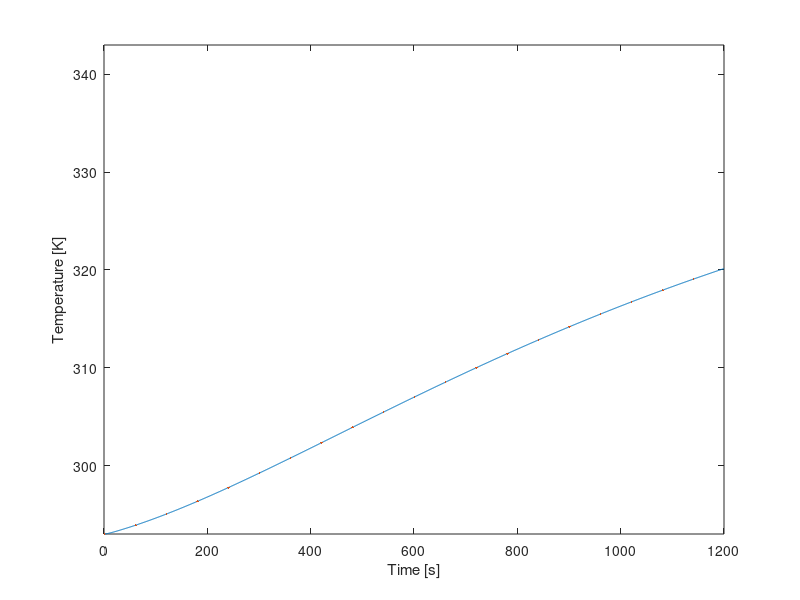
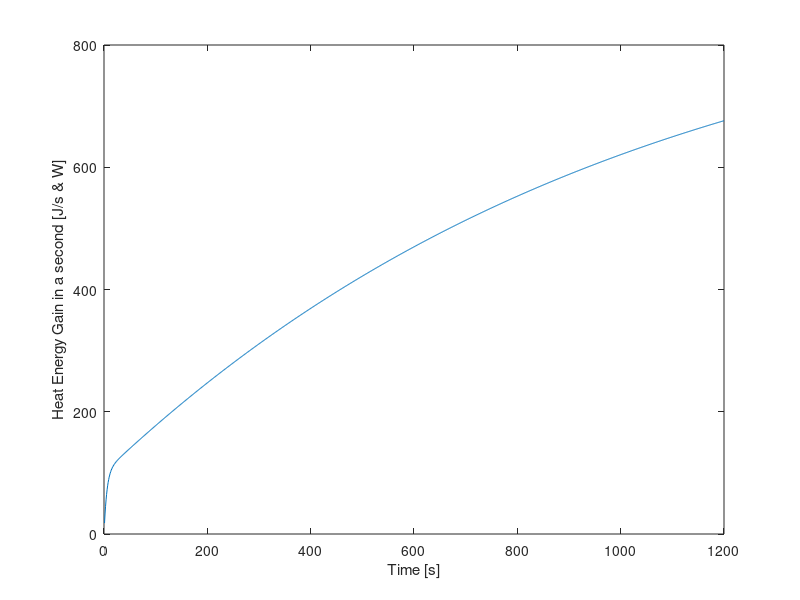
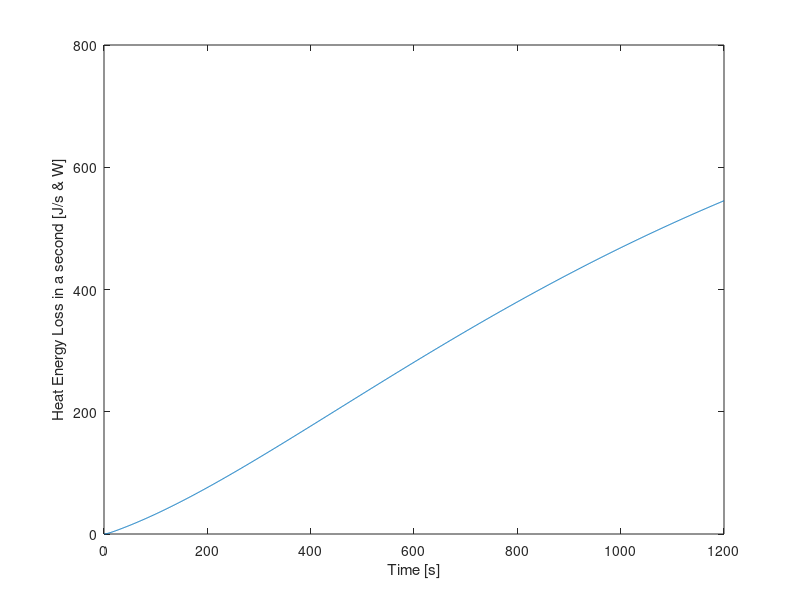

The MATLAB script that drew these images, in order:
clear all, close all, clc
%% Setup
% This section contains the parameters of the setup (start of cycle)
i=1;                     %Value for plot
T_0 = 293;              %Starting temperature in [K], assumed for all fluids, gasses and materials
T_water = 293;              %Starting temperature water in [K]
T_al = 293;                 %Starting temperature aluminium in [K]
T_cu = 293;                 %Starting temperature copper in [K]
T_pvc = 293;                %Starting temperature PVC in [K]
T_pur = 293;                %Starting temperature polyurethane in [K]
T_air = 293;                %Starting temperature internal air in [K]
T_amb = 293;                %Starting temperature ambient (outside) air in [K]
t = 1;                      %Time at the start [s]
t_final=1200;               %Time at end cycle [s]

%% First order variables
%This section contains the properties and constants of the materials, but also fixed variables of the setup
%Copper tubing
r_inner_cu = 0.004;     %Inner radius copper tube [m]
r_outer_cu = 0.006;     %Outer radius copper tube [m]
roughness_cu = 0.0015;  %Pipe roughness [m]
length_cu = 6.85;       %Length copper tube [m]
epsilon_cu = 0.05;      %Emissivity copper [-]
rho_cu = 8960;          %Density copper [kg/m^3]
c_cu = 386;             %Specific heat copper [J/kg K]
k_cu = 400;             %Thermal conductivity copper [W/(m K)]
%PVC tubing
hsv_pvc_d = 0.0022;     %Thickness of the HSV PCV [m]
r_outer_pvc = 0.055;    %Outer radius PVC tube [m]
r_inner_pvc = r_outer_pvc - hsv_pvc_d ;   %Inner radius PVC tube [m]
r_outer_double_pvc = r_outer_pvc + hsv_pvc_d; %Outer Radius of double-layered PVC tube (near endcaps) [m]
length_pvc = 0.130;     %Length/Height PVC tube [m] (this was shown to be slightly longer during first building phase with no real means to cut it down to 0.125m)
length_cap_pvc = 0.034; %Length/Height of a PVC Endcap [m]
epsilon_pvc = 0.9;      %Emissivity PVC [-]
rho_pvc = 1330;         %Density PVC [kg/m^3]
k_pvc = 0.19;           %Thermal conductivity PVC [W/(m K)]
d_air_endcap = 0.01;    %Distance between Kingspan Therma and the PVC endcap. Used to determine therma resistance
%Polyurethane tubing
r_inner_pur = 0.004;    %Inner radius polyurethane tube [m]
r_outer_pur = 0.006;    %Outer radius polyurathane tube [m]
d_pur = 0.002;          %Wall Thickness polyurthane tube [m]
length_pur = 6;         %Length polyurethane tube [m]
epsilon_pur = 0.9;      %Emissivity polyurethane [-]
k_pur = 0.13;           %Thermal conducitivity polyurethane [W/(m K)]
%Aluminium plate
A_al = 1.72*0.67;           %Area aluminium plate [m^2]
epsilon_paint = 0.95;   %Emissivity black acrylic paint [-] 
rho_al = 2700;          %Density aluminium [kg/m^3]
d_al = 0.002;           %thickness aluminium plate [m]
k_al = 237;             %Thermal conductivity aluminium [W/(m K)]
c_al = 900;             %Specific heat aluminium [J/kg K]
%Water
rho_water_20C = 998;    %Density water at 20C [kg/m^3]
c_water = 4148;         %Specific heat water [J/kg K]
%Air
rho_air = 1.29;         %Density air at 20C [kg/m^3]
c_air = 1006;           %Specific heat air [J/kg K]
k_air = 0.025;          %Thermal conductivity air [W/m K]
%General Setup Wood Properties
k_wood = 0.12;       %Thermal Conductivity of Pinewood [W/m k]                       
d_wood = 0.054;      %Wood border thcikness [m], simplification, in reality 2 mm air pocket within 
A_wood = 0.3107;     %Inner Surface Area wood layer [m^2], slight simplification
k_trespa = 0.03;     %Thermal Conductivity of Trespa bottom plate [W/m K]
d_trespa = 0.006;    %Thickness of trespa bottom [m]
%Kingspan Insulation Properties
ks_k = 0.022;     % Thermal Conductivity Kingspan insulation layer[W/(m*k)]
ks_d = 0.04;      % thickness of Kingspan insulation layer [m]
ks_spacer_d = 0.01; % Thickness of a single Kingspan spacer layer [m]
%Other
sigma = 5.67*10^-8;     %Stefan Boltzmann constant [W/(m^2 K^4)]
flowrate = 3/60000;     %Flowrate pump [m^3/s]
E = 1000;               %Irradiance artificial sun [W/m^2]
V_body_collector = 1.72*0.67*0.067; %Volume of the solar collector build area with glas plate [m^3]
%% Second order variables
%Copper tube
A_outer_cu = 2 * pi * r_outer_cu * length_cu;       %Outer surface area copper tube [m^2]
A_inner_cu = 2 * pi * r_inner_cu * length_cu;       %Inner surface area copper tube [m^2]
A_exposed_cu = A_outer_cu/2;
V_cu = pi * r_inner_cu^2 * length_cu;               %Inner volume copper tube [m^3]
M_cu = V_cu * rho_cu;
%Surface areas and volume PVC tube
A_outer_pvc = 2 * pi * r_outer_pvc * length_pvc;    %Outer area PVC tube [m^2]
A_inner_pvc = 2 * pi * r_inner_pvc * length_pvc;    %Inner area PVC tube [m^2]
V_pvc = pi * r_inner_pvc^2 * length_pvc;            %Inner volume PVC tube [m^3]
%Surface areas and volume Polyurethane Tubing
A_outer_pur = 2 * pi * r_outer_pur * length_pur;    %Outer area Polyurethane Tubing [m^2]
A_inner_pur = 2 * pi * r_inner_pur * length_pur;    %Inner area Polyurethane Tubing [m^2]
V_pur = pi * r_inner_pur^2 * length_pur;            %Inner volume Polyurethane Tubing [m^3]
%Aluminium plate
V_al = A_al*0.002;                                  %Volume aluminium plate [m^3]
M_al = rho_al*V_al;                                 %Mass aluminium plate [kg]
%The following values are lifted from the earlier matlab model and are used to calculate (average) surface area of the Kingspan Insulation.
hsv_al_width = 0.04017;                                                                % Width of Aluminum Tape reflector section, [m]
hsv_therma_width_in = (hsv_al_width + (2*(sind(18)*0.010)));                           %'width' of kingspan therma plate on the inside, [m]
hsv_therma_width_out = (hsv_al_width + (2*(sind(18)*0.010))) + 2*(tand(18)*ks_d);      %'width' of kingspan therma plate on the outside, [m]
hsv_therma_a_in = length_pvc * hsv_therma_width_in;                                    %Area of kingspan therma plate on inside, [m^2]
hsv_therma_a_out = length_pvc * (hsv_therma_width_out);                                %Area of kingspan therma plate on outside, [m^2]
hsv_therma_a_avg = (hsv_therma_a_out + hsv_therma_a_in)/2;                             %Surface area in middle of therma plate, [m^2]
%The Heat Storage Vessel is seperated into two parts: one for the parts with overlap of endcaps and one for the part without 
pvc_ec_inner_length = length_cap_pvc - hsv_pvc_d;                                                       %Inner length of PVC Endcap [m]
hsv_pvc_a_single = (length_cap_pvc - (pvc_ec_inner_length * 2)) * ((r_inner_pvc+r_outer_pvc)/2) * 2 * pi; %Average PVC Surface Area for Heat Storage Vessel section without overlap [m]
hsv_pvc_a_double = (pvc_ec_inner_length * 2) * ((pvc_ec_inner_length+r_outer_double_pvc)/2) * 2 * pi;         %Average PVC Surface Area for Heat Storage Vessel sections with overlap [m]
pvc_ec_a = (r_outer_pvc)^2 * pi;                                                                         %Surface area of a single endcap, [m^2]
% Air Insulation Values
hsv_air_avgdist1 = ((0.010+0.00795)/2)*((length_pvc - (pvc_ec_inner_length * 2))/length_pvc) + ((0.0078+0.00575)/2)*((pvc_ec_inner_length * 2)/length_pvc); %Average distance of the heat reflector to the outer wall of the PVC body [m], USES PRE CALCULATED VALUES.  Accounts for the double layer PVC near the endcap, [m]
hsv_air_avg_a1 = length_pvc * (hsv_al_width - (2*(sind(18)*0.005)));       %Surface area at the average point between pvc and reflector [m^2], (TODO implement avgdist 1)
hsv_air_avgdist2 = 0.00905;                                                %Average distance between reflector and kingspan therma plate [m]
hsv_air_avg_a2 = length_pvc * (hsv_al_width + (2*(sind(18)*0.005)));       %Surface are at the average point between reflector and kingspan therma [m^2], (TODO implement avgdist 2)
%Aluminum Reflector Tape Properties
d_al_t = 0.0001;                            % Thickness of an aluminum reflector segment [m]
a_al_t = hsv_al_width * length_pvc;         % Area of a single heat reflector element. 10 are present in total [m^2]
% Convective heat transfer coefficients
h_air = 5.0;         %CVTH of still air [W/(m^2 K)], Range (4.0 to 5.9)
h_water = 100;      %CVTH of water [W/(m^2 K)], Range (100 to 15000), Unused
h_pvc = 5;        %CVTH PVC [W/(m^2 K)], Range (5 to 9)
h_al = 7;        %CVTH aluminium [W/(m^2 K)], Range (7 to 10)
h_kingspan = 10;   %CTVH of Kingspan-Therma insulation [W/(m^2 K)], Range (10 to 30) (Aluminum surface)
h_pur = 5;        %CVTH of Polyurethane [W/(m^2 K)], PLACEHOLDER 
h_cu = 7;            %CVTH copper [W/(m^2 K)], Range (7 to 10) PLACEHOLDER
%Radiative heat transfer coefficients
h_r_pvc = 0.1;       %RDTH of pvc [W/(m^2 K)], PLACEHOLDER
h_r_al = 0.08;       %RDTH of aluminium-foil [W/(m^2 K)], PLACEHOLDER 
h_r_Kingspan = 0.08;  %RDTH of Kingspan-Therma insulation [W/(m^2 K)], PLACEHOLDER
h_r_pur = 0.5;       %RDTH of Polyurethane [W/(m^2 K)], PLACEHOLDER
%Overall Heat Transfer Coefficients, (may change due to change in CVTH)
U_cu = 1700;         %OHTC water in copper [W/(m^2 K)] TODO check this, has large influence on final temp
U_pur = 120.76;      %OHTC water in polyurethane [W/(m^2 K)]
U_pvc = 4.21;       %OHTC water in PVC [W/(m^2 K)]
%Other
V_system = V_cu+V_pvc+V_pur;                  %Volume of system  
A_contact_al_cu = length_cu * 0.002; %The contact patch area between the Aluminum and Copper. Simple lengthxwidth for area.
M_air = V_body_collector*rho_air;   
%Simplified without radiation
R_a = 1/((1/(h_pvc*(hsv_pvc_a_single+hsv_pvc_a_double))) + (log(r_outer_pvc/r_inner_pvc)/(2*pi*length_pvc*k_pvc))); %Convection from PVC into first air pocket, And conduction through PVC.
R_b = hsv_air_avgdist1 / (k_air * (10*hsv_air_avg_a1)); %Conduction through first air pocket
R_c = 1/((1/(h_al*(10*a_al_t))) + (d_al_t/k_al*(10*a_al_t))); %Convection from reflector to second air pocket, And conduction through reflector.
R_d = hsv_air_avgdist2 / (k_air * (10*hsv_air_avg_a2)); %Conduction through second air pocket
R_e = 1/((1/(h_kingspan*(10*hsv_therma_a_avg))) + (ks_d/(ks_k*(10*hsv_therma_a_avg)))); %Convection from Kingspan Therma to ambient, And conduction through Kingspan Therma.    
R_hsv_radial = R_a + R_b + R_c + R_d + R_e;
%Endcap (Assumed single endcap here. Second one will be accounted for in R_hsv_endcaps)
R_z = 1/((1/(k_pvc*pvc_ec_a)) + (hsv_pvc_d/(k_pvc*pvc_ec_a)));          %Convection from PVC into air gap, and conduction through pvc.
R_y = d_air_endcap/(k_air * pvc_ec_a);                                  %Conduction through air gap
R_x = 1/((1/(h_kingspan*pvc_ec_a)) + (ks_d/(ks_k*pvc_ec_a)));           %Convection from Kingspan Therma into outside atmosphere, and conduction through Kingspan Therma
R_hsv_endcaps = 1/(1/(R_z + R_y + R_x) + 1/(R_z + R_y + R_x));              %Total Equivalent Thermal resistance of both endcaps
R_hsv = 1/((1/R_hsv_radial) + (1/R_hsv_endcaps));
%misc thermal resistance 
R_al = d_al/(k_al * A_al);                    %Thermal resistance aluminium plate 
R_sol_air = 0.1;                                %Conductive thermal resistance air, PLACEHOLDER 
R_sol_wood = d_wood/(k_wood * A_wood) ;       %Conductive thermal resistance wood setup    
R_pur = 1/((1/(h_pur*(A_outer_pur))) + (log(r_outer_pur/r_inner_pur)/(2*pi*length_pur*k_pur))); %Thermal resistance of Polyurethane tube. Not accounting for rad
R_con = 1/((1/(h_cu*(0.2*(r_outer_cu*pi*2)))) + (log(r_outer_cu/r_inner_cu)/(2*pi*0.2*k_cu)))
R_trespa = d_trespa / (k_trespa * (A_al));
%Empty Arrays
T_air = repmat(0, 1,t_final);
T_cu = repmat(0, 1,t_final);
T_al = repmat(0, 1,t_final);
T_water = repmat(0, 1,t_final);
T_pur = repmat(0, 1,t_final);
T_0 = repmat(0, 1,t_final);
%Insertion of starting values (temporary)
T_0(1) = 293;                  %Starting temperature in [K], assumed for all fluids, gasses and materials
T_water(1) = 293;              %Starting temperature water in [K]
T_al(1) = 293;                 %Starting temperature aluminium in [K]
T_cu(1) = 293;                 %Starting temperature copper in [K]
T_pur(1) = 293;                %Starting temperature polyurethane in [K]
T_air(1) = 293;                %Starting temperature internal air in [K]
%% Plotting info
for i = 1:t_final
    %Water Mass
    %rho_water = (999.83953 + 16.945176 * (1.00024*T_water(i)) - 7.9870401*10^-3 * (1.00024*T_water(i))^3 - 46.17046*10^-6* (1.00024*T_water(i))^3 +105.56302*10^-9 * (1.00024*T_water(i))^4 - 280.54253*10^-12 * (1.00024*T_water(i))^5)/(1+16.897850*10^-3 * (1.00024*T_water(i)));   %Density water
    M_water = V_system*rho_water_20C;       %Volume of water inside system. Can produce weird values if the rest doesnt work, likely not cause of issues.
    %%%%%%%%%%%%%%%%%%%%%%%%%%%%%%%%%%%%%%%%%%%%%%%%%%%    
    %Addition of Heat energy through radiation, And loss of heat in collector solids and air - Needs improvement
    Qdot_rad_al = E*(A_al-A_exposed_cu)*epsilon_paint;                                %Heat addition radiation on aluminium plate [W]   
    Qdot_rad_cu = E*length_cu*(r_outer_cu* pi)*epsilon_paint;          %Heat addition radiation on copper tube [W] (only half of tube exposed directly to light)
    T_al(i) = T_al(i)+(Qdot_rad_al/(M_al*c_al));                       %Temperature of aluminum as it heats up from radiation [k]
    T_cu(i) = T_cu(i)+(Qdot_rad_cu/(M_cu*c_cu));                       %Temperature of aluminum as it heats up from radiation [k]    
    %Losses to inside of collector space
    Qdot_loss_conv_al(i) = h_air*(A_al-A_exposed_cu)*(T_al(i)-T_air(i));                      %Heat loss convection aluminium plate [W] 
    T_al(i) = T_al(i)-(Qdot_loss_conv_al(i)/(M_al*c_al));                       %Temperature of aluminum as it heats up from radiation [k]   
    Qdot_loss_conv_cu(i) = h_air*(A_outer_cu)*(T_cu(i)-T_air(i));
    T_cu(i) = T_cu(i)-(Qdot_loss_conv_cu(i)/(M_cu*c_cu)); 
    %Heating of air inside of collector
    T_air(i) = T_air(i) + ((Qdot_loss_conv_cu(i)+Qdot_loss_conv_cu(i))/(M_cu*c_cu)); 
    %Heated air going back into collector Al and Cu by means of convection (This stabilizes the internal temperatures and ensures that the ambient air's heat can eventually make its way into the liq)
    Qdot_gain_conv_al(i) = h_air*(A_al-A_exposed_cu)*(T_al(i)-T_air(i));     
    Qdot_gain_conv_cu(i) = h_air*(A_al-A_exposed_cu)*(T_al(i)-T_air(i)); 
    T_al(i) = T_al(i)+(Qdot_gain_conv_al(i)/(M_al*c_al));      
    T_cu(i) = T_cu(i)+(Qdot_gain_conv_cu(i)/(M_cu*c_cu));  
    T_air(i) = T_air(i) - ((Qdot_loss_conv_cu(i)+Qdot_loss_conv_cu(i))/(M_cu*c_cu)); 
    %Conduction from Aluminum to Copper
    Qdot_cond_al_to_cu(i) = h_cu*(A_contact_al_cu)*(T_al(i)-T_cu(i));
    T_cu(i) = T_cu(i)+(Qdot_cond_al_to_cu(i)/(M_cu*c_cu));  
    T_al(i) = T_al(i)-(Qdot_cond_al_to_cu(i)/(M_al*c_al)); 
    %----------------------------------------------------------------------
        %By this point no external losses in the collector are accounted for, following section transports away heat energy into the water.    
    Qdot_gain(i) = 1000*(A_inner_cu)*(T_cu(i)-T_water(i));                 %Fill sum of energy gains here [J/s or W]
    T_water(i) = T_water(i) + (Qdot_gain(i)/(M_water*c_water));            %New Temperature of water due to heat gain in a single second, right side is Temp change in said second
    T_cu(i) = T_cu(i)-(Qdot_gain(i)/(M_cu*c_cu));       
        %Aluminum Plate to bottom (assumes perfect contact)
    Qdot_loss_trespa(i) = (T_al(i)-T_amb)/R_trespa;                        %Heat loss through the trespa plate at the bottom
    T_al(i) = T_al(i)-(Qdot_loss_trespa(i)/(M_al*c_al)); 
    
    %%%%%%%%%%%%%%%%%%%%%%%%%%%%%%%%%%%%%%%%%%%%%%%%%%%
    %Liquid - loss - This works as intended
    Qdot_loss_hsv(i) = (T_water(i)-T_amb)/R_hsv ;                           %Heat loss hsv
    Qdot_loss_pur(i) = (T_water(i)-T_amb)/R_pur;                            %Heat loss polyurethane tubing 
    Qdot_loss_con(i) = (T_water(i)-T_amb)/R_con;                            %Heat loss of the two 10cm long press-fit coupling tube sections sticking out of HSV
    Qdot_loss(i) = Qdot_loss_hsv(i) + Qdot_loss_pur(i)+Qdot_loss_con(i);    %Sum all of the heat losses per second instance here
    T_water(i) = T_water(i)-(Qdot_loss(i)/(M_water*c_water));               %New Temperature of water due to heat loss in a single second, right side is Temp change in said second
    %%%%%%%%%%%%%%%%%%%%%%%%%%%%%%%%%%%%%%%%%%%%%%%%%%%
    %Bringing the values that were determined in this time step to the next one
    T_water(i+1) = T_water(i);                                              %brings current water temp over to the next time increment
    T_al(i+1) = T_al(i);
    T_cu(i+1) = T_cu(i);
    T_air(i+1) = T_air(i);
    %%%%%%%%%%%%%%%%%%%%%%%%%%%%%%%%%%%%%%%%%%%%%%%%%%%
    %Plotting code
    y(i) = T_water(i);                                                      %Inserts current temp into its respective place in y for plotting
    t = t + 1;                                                              %1 stands for 1 step for time
    x(i) = i;                                                               %time is on x axis
    i = i + 1;                                                              %1 step added for plot
end
%% Actual plot
%Temperature
figure(1)
plot(x,y)
hold on
plot(x(1:60:t_final),y(1:60:t_final), '.', 'Markersize', 5)
hold off
xlim([0, t_final]);
ylim([293, 343]);
xlabel('Time [s]');
ylabel('Temperature [K]');
%Plot of Heat Energy Gain per Second
figure(2)
plot(x,Qdot_gain)
xlim([0, t_final]);
ylim([0, 800]);
xlabel('Time [s]');
ylabel('Heat Energy Gain in a second [J/s & W]');
%Plot of Heat Energy Loss per Second
figure(3)
plot(x,Qdot_loss)
xlim([0, t_final]);
ylim([0, 800]);
xlabel('Time [s]');
ylabel('Heat Energy Loss in a second [J/s & W]');

    %Q_rad_cu = E*length_cu*(r_outer_cu*2 * pi)*epsilon_paint;            %Heat addition radiation on copper tube [W]
    %Q_rad_al = E*A_al*epsilon_paint;                                %Heat addition radiation on aluminium plate [W]
    %Q_loss_conv_al(i) = h_air*A_al*(T_al(i)-T_air(i));                      %Heat loss convection aluminium plate [W]
    %Q_loss_cond_al_cu = k_cu* A_exposed_cu*(T_al(i)-T_cu(i))/(r_outer_cu*2-r_inner_cu*2);  %dit klopt niet hlml maar weten A tussen plaat en buis niet %Heat loss conduction aluminium plate [W]
    %Q_losscond(i)= Q_loss_cond_al_cu;
    
    %Q_loss_cond_al(i) = (T_al(i)-T_air(i))/R_al ;                                       %Heat loss convection aluminium plate (other direction)
    %Q_loss_rad_cu(i) = sigma * epsilon_paint * A_outer_cu* (T_cu(i)^4 - T_air(i)^4);    %Heat loss radiation copper tube [W]
    %Q_loss_rad_al(i) = sigma * epsilon_paint * A_al * (T_al(i)^4- T_air(i)^4);          %Heat loss radiation aluminium plate [W]
